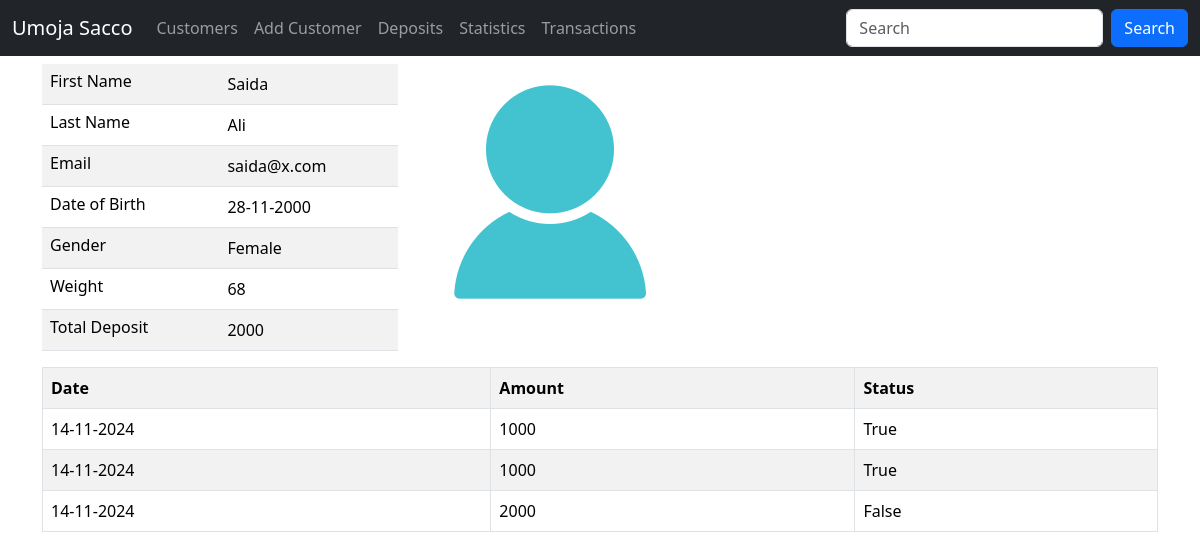
Page /customer/details/1 (signed in) on the earlier database version.
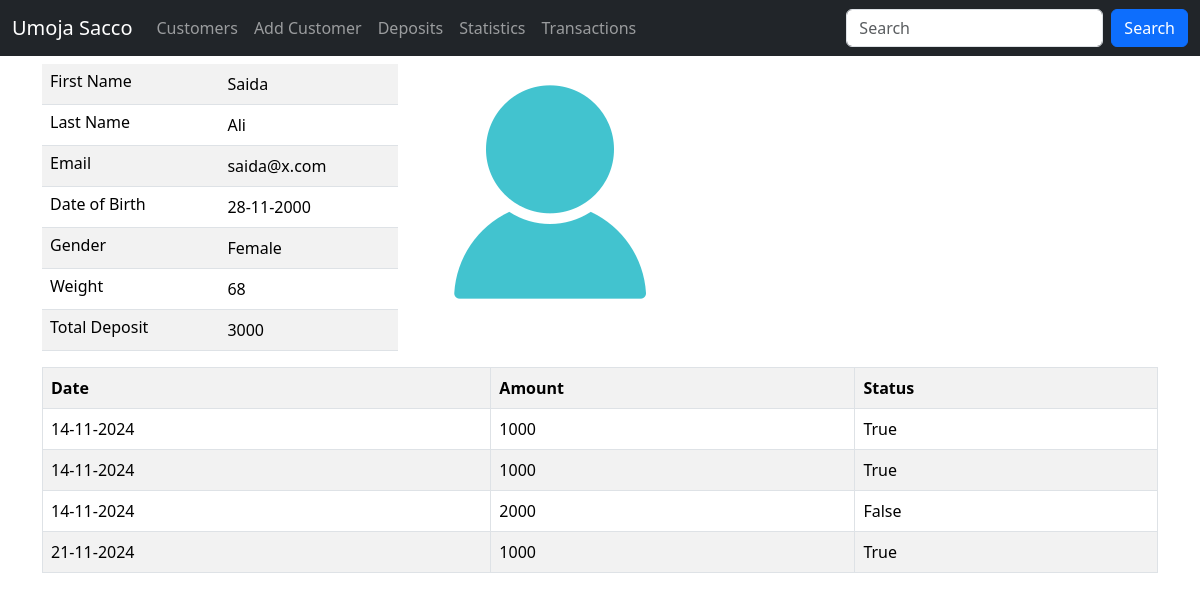
Same page on the later database version.
### sacco/models.py (models this page shows, shortened)
class Deposit(models.Model):
    amount = models.IntegerField()
    status = models.BooleanField(default=False)
    customer = models.ForeignKey(Customer, on_delete=models.CASCADE)
    created_at = models.DateTimeField(auto_now_add=True)
    updated_at = models.DateTimeField(auto_now=True)
    class Meta:
        db_table = 'deposits'

### sacco/views.py (the view)
# urls.py: path('customer/details/<int:customer_id>', views.customer_details, name='customer_details'),
@login_required
@permission_required("sacco.view_customer", raise_exception=True)
def customer_details(request, customer_id):
    customer = Customer.objects.get(id=customer_id)
    deposits = Deposit.objects.filter(customer_id=customer_id)
    total = Deposit.objects.filter(customer=customer).filter(status=True).aggregate(Sum('amount')) ['amount__sum']
    return render(request, "details.html", {"deposits": deposits, "customer": customer, "total": total})

### templates/details.html (shortened to what this page needs)
{% extends 'master.html' %}
{% load static %}
{% block content %}
    <div class="container">
        <div class="row mt-2">
            <div class="col-sm-4">
                <table class="table table-striped">
                    <tr>
                        <td class="h6">First Name</td>
                        <td>{{ customer.first_name }}</td>
                    </tr>
                    <tr>
                        <td class="h6">Last Name</td>
                        <td>{{ customer.last_name }}</td>
                    </tr>
                    <tr>
                        <td class="h6">Email</td>
                        <td>{{ customer.email }}</td>
                    </tr>
                    <tr>
                        <td class="h6">Date of Birth</td>
                        <td>{{ customer.dob | date:"d-m-Y" }}</td>
                    </tr>
                    <tr>
                        <td class="h6">Gender</td>
                        <td>{{ customer.gender }}</td>
                    </tr>
                    <tr>
                        <td class="h6">Weight</td>
                        <td>{{ customer.weight }}</td>
                    </tr>
                    <tr>
                        <td class="h6">Total Deposit</td>
                        <td>{{ total }}</td>
                    </tr>
                </table>
            </div>
            <div class="col-sm-4">
                <img src="{% static 'profile.png' %}" alt="">
            </div>
            <div>
                <table class="table table-bordered table-striped">
                    <tr>
                        <th>Date</th>
                        <th>Amount</th>
                        <th>Status</th>
                    </tr>
                    {% for depo in deposits %}
                    	<tr>
                        <td>{{ depo.created_at | date:"d-m-Y" }}</td>
                        <td>{{ depo.amount }}</td>
                        <td>{{ depo.status }}</td>
                        </tr>
                    {% endfor %}
                </table>
            </div>
        </div>
    </div>
{% endblock %}

Differences in the rows shown:
added Deposit: created_at "21-11-2024", amount "1000", status "True"
Other differences:
{{ total }}: "2000" → "3000"
